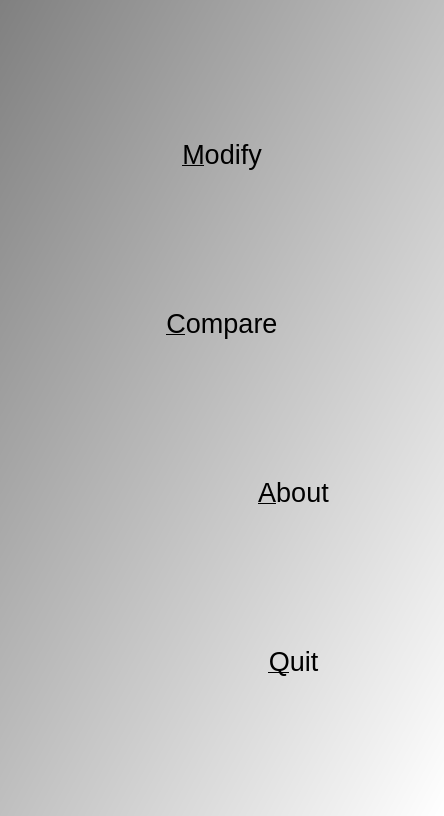
<?xml version="1.0" encoding="UTF-8"?>
<ui version="4.0">
 <class>QtTestQtRoundedRectItemMenuDialog</class>
 <widget class="QDialog" name="QtTestQtRoundedRectItemMenuDialog">
  <property name="geometry">
   <rect>
    <x>0</x>
    <y>0</y>
    <width>444</width>
    <height>816</height>
   </rect>
  </property>
  <property name="font">
   <font>
    <pointsize>20</pointsize>
   </font>
  </property>
  <property name="windowTitle">
   <string>TestQtRoundedRectItem</string>
  </property>
  <property name="windowIcon">
   <iconset resource="TestQtRoundedRectItem.qrc">
    <normaloff>:/images/TestQtRoundedRectItemIcon.png</normaloff>:/images/TestQtRoundedRectItemIcon.png</iconset>
  </property>
  <property name="styleSheet">
   <string notr="true">QDialog { 
background-color: qlineargradient(x1: 0, y1: 0, x2: 1, y2: 1, stop: 0  #808080, stop: 1 #ffffff);
}
QPushButton { background-color: rgb(255, 255, 255);  }
QPushButton { color: rgb(0,0,0); }
QPushButton { font: 48px, &quot;monospace&quot; }</string>
  </property>
  <layout class="QGridLayout" name="gridLayout">
   <item row="0" column="2">
    <widget class="QPushButton" name="button_modify">
     <property name="text">
      <string>&amp;Modify</string>
     </property>
     <property name="flat">
      <bool>true</bool>
     </property>
    </widget>
   </item>
   <item row="0" column="1">
    <widget class="QLabel" name="label">
     <property name="text">
      <string/>
     </property>
     <property name="pixmap">
      <pixmap>:/images/ToolTestQtRoundedRectItemWelcomeModify.png</pixmap>
     </property>
     <property name="alignment">
      <set>Qt::AlignCenter</set>
     </property>
    </widget>
   </item>
   <item row="2" column="2">
    <widget class="QPushButton" name="button_compare">
     <property name="text">
      <string>&amp;Compare</string>
     </property>
     <property name="flat">
      <bool>true</bool>
     </property>
    </widget>
   </item>
   <item row="2" column="1">
    <widget class="QLabel" name="label_welcome">
     <property name="text">
      <string/>
     </property>
     <property name="pixmap">
      <pixmap>:/images/ToolTestQtRoundedRectItemWelcome.png</pixmap>
     </property>
     <property name="alignment">
      <set>Qt::AlignCenter</set>
     </property>
    </widget>
   </item>
   <item row="4" column="2" colspan="2">
    <widget class="QPushButton" name="button_about">
     <property name="text">
      <string>&amp;About</string>
     </property>
     <property name="flat">
      <bool>true</bool>
     </property>
    </widget>
   </item>
   <item row="5" column="2" colspan="2">
    <widget class="QPushButton" name="button_quit">
     <property name="text">
      <string>&amp;Quit</string>
     </property>
     <property name="flat">
      <bool>true</bool>
     </property>
    </widget>
   </item>
   <item row="4" column="1">
    <widget class="QLabel" name="label_2">
     <property name="text">
      <string/>
     </property>
     <property name="pixmap">
      <pixmap>:/images/ToolTestQtRoundedRectItemWelcomeAbout.png</pixmap>
     </property>
    </widget>
   </item>
   <item row="5" column="1">
    <widget class="QLabel" name="label_3">
     <property name="text">
      <string/>
     </property>
     <property name="pixmap">
      <pixmap>:/images/ToolTestQtRoundedRectItemWelcomeQuit.png</pixmap>
     </property>
    </widget>
   </item>
  </layout>
 </widget>
 <tabstops>
  <tabstop>button_about</tabstop>
  <tabstop>button_quit</tabstop>
 </tabstops>
 <resources>
  <include location="TestQtRoundedRectItem.qrc"/>
 </resources>
 <connections/>
</ui>
